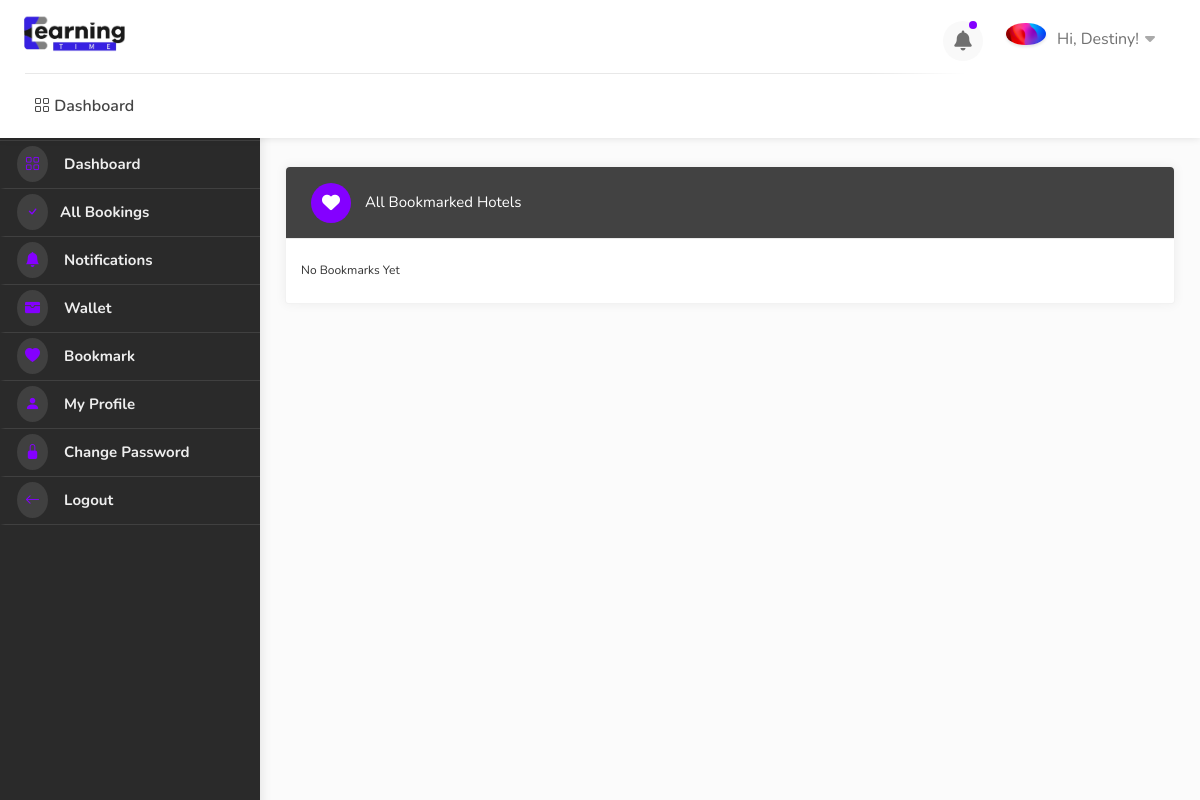
The page /hotel/dashboard/bookmark/ (signed in) on the database its author committed.
### userauths/models.py (models this page shows, shortened)
class User(AbstractUser):
    full_name = models.CharField(max_length=1000, null=True, blank=True)
    username = models.CharField(max_length=100, null=True, blank=True)
    email = models.EmailField(unique=True)
    phone = models.CharField(max_length=100, null=True, blank=True)
    gender = models.CharField(max_length=100, choices=GENDER, null=True, blank=True)
    otp = models.CharField(max_length=100, null=True, blank=True)
    USERNAME_FIELD = "email"
    REQUIRED_FIELDS = ['username']

class Profile(models.Model):
    pid = ShortUUIDField(length=7, max_length=25, alphabet="abcdefghijklmnopqrstuvxyz123")
    image = models.ImageField(upload_to=user_directory_path, default="default.jpg", null=True, blank=True)
    user = models.OneToOneField(User, on_delete=models.CASCADE)
    full_name = models.CharField(max_length=1000, null=True, blank=True)
    phone = models.CharField(max_length=100, null=True, blank=True)
    gender = models.CharField(max_length=100, choices=GENDER, null=True, blank=True)
    country = models.CharField(max_length=100, null=True, blank=True)
    city = models.CharField(max_length=100, null=True, blank=True)
    state = models.CharField(max_length=100, null=True, blank=True)
    address = models.CharField(max_length=1000, null=True, blank=True)
    identity_type = models.CharField(choices=IDENTITY_TYPE, default="national_id_card", max_length=100, null=True, blank=True)
    identity_image = models.ImageField(upload_to=user_directory_path, default="id.jpg", null=True, blank=True)
    facebook = models.URLField(default="https://facebook.com/", null=True, blank=True)
    twitter = models.URLField(default="https://twitter.com/", null=True, blank=True)
    wallet = models.DecimalField(decimal_places=2, max_digits=12, default=0.00)
    verified = models.BooleanField(default=False)
    date = models.DateTimeField(auto_now_add=True, null=True, blank=True)
    class Meta:
        ordering = ["-date"]

### user_dashboard/views.py (the view)
# urls.py: path("bookmark/", views.bookmark, name="bookmark"),
@login_required
def bookmark(request):
    bookmark = Bookmark.objects.filter(user=request.user)
    context = {
        "bookmark":bookmark,
    }
    return render(request, "user_dashboard/bookmark.html", context)

### hotel/context_processor.py (called while the page is built)
def default(request):
    if 'selection_data_obj' in request.session:
        total_selected_items = len(request.session['selection_data_obj'])
    else:
        total_selected_items = 0
    try:
        noti = Notification.objects.filter(user=request.user, seen=False)
    except:
        noti = None
    return {
        "total_selected_items": total_selected_items,
        "noti": noti,
    }

### templates/user_dashboard/bookmark.html (shortened to what this page needs)
{% extends 'partials/dashboard_base.html' %}
{% load static %}
{% block content %}
<div id="dashboard">
    {% include 'partials/dashboard_sidebar.html' %}
    <div class="utf_dashboard_content">
        <div class="row">
            <div class="col-lg-12 col-md-12">
                <div class="utf_dashboard_list_box margin-top-0">
                    <h4><i class="fas fa-heart"></i> All Bookmarked Hotels</h4>
                    <ul>
                        {% for b in bookmark %}
                            <li>
                                <div class="utf_list_box_listing_item">
                                    <div class="utf_list_box_listing_item-img">
                                        <a href="{% url 'hotel:detail' b.hotel.slug %}"><img src="{{b.hotel.image.url}}" alt=""></a>
                                    </div>
                                    <div class="utf_list_box_listing_item_content">
                                        <div class="inner">
                                            <h3>{{b.hotel.name}}</h3>
                                            <span><i class="fa fa-map-marker"></i> {{b.hotel.address}}</span>
                                            <span><i class="fa fa-envelope"></i> {{b.hotel.email}}</span>
                                            <span><i class="fa fa-phone"></i> {{b.hotel.mobile}}</span>
                                            <div class="utf_star_rating_section">
                                                <div class="utf_counter_star_rating">(4.5)</div>
                                                <span class="star"></span>
                                                <span class="star"></span>
                                                <span class="star"></span>
                                                <span class="star half"></span>
                                                <span class="star empty"></span>
                                            </div>
                                        </div>
                                    </div>
                                    <div> <a href="{% url 'dashboard:delete_bookmark' b.bid %}" class="button gray"><i class="fas fa-trash" style="color: red;"></i> Delete</a> </div>
                                </div>
                            </li>
                        {% empty %}
                        <li>
                            <h6>No Bookmarks Yet</h6>
                        </li>
                        {% endfor %}
                    </ul>
                </div>
            </div>
        </div>
    </div>
</div>
{% endblock content %}

### templates/partials/dashboard_base.html (shortened to what this page needs)
{% load static %}
<!DOCTYPE html>
<html lang="zxx">
<head>
    <link rel="stylesheet" href="{% static 'css/stylesheet.css' %}">
    <link rel="stylesheet" href="{% static 'css/mmenu.css' %}">
    <link rel="stylesheet" href="{% static 'css/perfect-scrollbar.css' %}">
    <link rel="stylesheet" href="{% static 'css/style.css' %}" id="colors">
    <link rel="stylesheet" href="https://cdn.jsdelivr.net/npm/bootstrap-icons@1.10.5/font/bootstrap-icons.css">
    <link rel="stylesheet" href="https://cdnjs.cloudflare.com/ajax/libs/font-awesome/4.7.0/css/font-awesome.css" />
    <link rel="stylesheet" href="https://cdnjs.cloudflare.com/ajax/libs/font-awesome/6.0.0/css/all.min.css" />
    <link rel="stylesheet" href="https://cdn.jsdelivr.net/npm/@mdi/font@7.2.96/css/materialdesignicons.min.css">
    <link href='https://unpkg.com/boxicons@2.1.4/css/boxicons.min.css' rel='stylesheet'>
    <link rel="stylesheet" href="https://cdn.jsdelivr.net/npm/remixicon-ligatures@2.5.0/fonts/remixicon.min.css">
    <link href="https://cdn.jsdelivr.net/npm/remixicon@2.2.0/fonts/remixicon.css" rel="stylesheet">
</head>
<body>
    <div id="main_wrapper">
        <header id="header_part" class="fixed fullwidth_block dashboard">
            <div id="header" class="not-sticky">
                <div class="container">
                    <div class="utf_left_side">
                        <div id="logo"> <a href="{% url 'dashboard:dashboard' %}"><img src="{% static 'images/logo.png' %}" alt=""></a> </div>
                        <nav id="navigation" class="style_one">
                            <ul id="responsive">
                                <li><a href="{% url 'dashboard:dashboard' %}"> <i class="bi bi-grid"></i> Dashboard</a></li>
                            </ul>
                        </nav>
                        <div class="clearfix"></div>
                    </div>
                    <div class="utf_right_side">
                        <div class="header_widget">
                            <div class="dashboard_header_button_item {% if noti %} has-noti {% endif %} js-item-menu">
                                <i class="fas fa-bell"></i>
                            </div>
                            <div class="utf_user_menu">
                                <div class="utf_user_name"><span><img src="{{request.user.profile.image.url}}" alt=""></span>Hi, {{request.user.username|title}}!</div>
                            </div>
                        </div>
                    </div>
                </div>
            </div>
        </header>
        {% block content %}
        {% endblock content %}
    </div>
</body>
</html>

### static/css/mmenu.css (style rules this page uses)
:root { --mm-line-height: 20px; --mm-listitem-size: 44px; --mm-navbar-size: 44px; --mm-offset-top: 0; --mm-offset-right: 0; --mm-offset-bottom: 0; --mm-offset-left: 0; --mm-color-border: rgba(0, 0, 0, 0.1); --mm-color-button: rgba(0, 0, 0, 0.3); --mm-color-text: rgba(0, 0, 0, 0.75); --mm-color-text-dimmed: rgba(0, 0, 0, 0.3); --mm-color-background: #f3f3f3; --mm-color-background-highlight: rgba(0, 0, 0, 0.05); --mm-color-background-emphasis: rgba(255, 255, 255, 0.4); --mm-shadow: 0 0 10px rgba(0, 0, 0, 0.3) }

### static/css/style.css (style rules this page uses)
body { color: #707070; font-size: 15px; line-height: 28px; background-color: #fff; }
body, h1, h2, h3, h4, h5, h6, input[type="text"], input[type="password"], input[type="email"], textarea, select, input[type="button"], input[type="submit"], button, #tiptip_content, .map-box p, .map-box div, .numerical-rating .utf_counter_star_rating, body .nav_responsive i.menu-trigger:after { font-family: 'Nunito', sans-serif; text-transform: none; }
h1, h2, h3, h4, h5, h6 { color: #323232; }
* { margin: 0px; padding: 0px; box-sizing: border-box; }
ul, li { margin: 0px; list-style-type: none; }

### rows shown on the page
User: user.profile.image (picture), user.username "Destiny"
